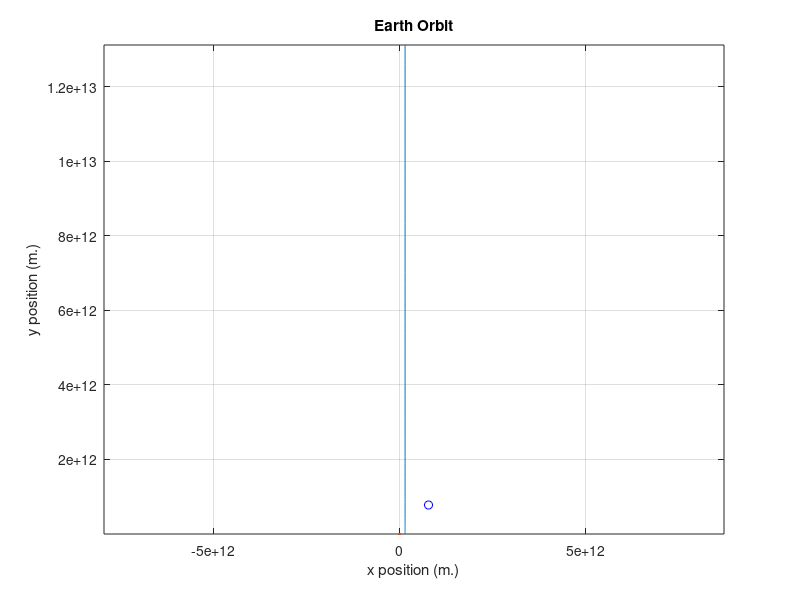

Here is the MATLAB script that generated this plot:
function orbittrial_1()
%This script combines the function we will put in the ODE45, and then the
%ODE45 after it to keep it all in one script.

function [yp] = Orbit_model( t,z )
%Function to model the Earth's orbit as well as Jupiter's and their
%gravitational pull between them


%% What we know: 
%Do not worry about Earth's gravity, assume circular
%orbits, assume once we have left the solar system we are heading to
%Proxima Centauri, assume that once Earth reaches its escape velocity it
%will interact directly with jupiter and so little time will pass that it
%will head on a path that is perpendicular to both orbits

%What is it doing?
%Leaving Earth's gravitational field and then using
%Jupiter's gravitational field for a gravity assist to increase the
%velocity to further propel it out of the solar system

%How is it doing it? 
%Through a model that will change in velocity
%initially and then interact with Earth's gravitational fields

%Next we need to figure out the forces on Earth and Jupiter that will allow
%us to determine the velocity it is travelling at
%Since we are using ODE45 deriving the acceleration from the force will
%allow us to solve for velocity, which will then allow us to solve for
%position

%% Givens:
%Distance of Earth to Sun: 1.5ell m.
%Distance of Earth to Jupiter: 6.2e11 m
%Mass of the sun (M1): 1.9891e30 kg
%Mass of the Earth: 5.97e24 kg
%Mass of Jupiter (M2): 1.8986e27 kg
%gravitational field constant: G= 6.67e-11 m^3/kg*s^2


%% Deriving the equations:
% F=ma           
% F=-G*M*m/r^2   gravitational force, x and y components need to be found
% r=(x+y)^1/2    this can be obtained by plotting Earth at a coordinate and
% the sun at the origin, we want to simplify the variables so they would
% only be in terms of x and y, and then find the x and y components of the
% force
% cos(theta)=x/r     sin(theta)=y/r   these are the x,y components
% Therefore, Fx=-G*M*m*x/(x+y)^3/2    Fy=-G*M*m*y/(x+y)^3/2
% Therefore, ma=-G*M*m*x/(x+y)^3/2 so ax=-G*M*x/(x+y)^3/2 and ay=-G*M*y/(x+y)^3/2
% Where m is the mass of either the sun when modelling Earths orbit, or
% Jupiter when modelling Jupiter's orbit because we are looking for the
% orbit of Earth
% With these steps done we can now look at using matlab


%% Constants
G=6.67e-11 %m^3/kg*s^2 gravitational field constant
M= 1.9891e30  %mass of the sun



%% Variables
%Variables for Earth Calculations:
x=z(1);   %earth's position in x
y=z(2);   %earth's position in y
vx=z(3);  %earth's velocity in x
vy=z(4);  %earth's velocity in y
%Variables for Jupiter Calculations:
x=z(5);   %jupiters position in x
y=z(6);   %jupiters position in y
vx=z(7);  %jupiters velocity in x
vy=z(8);  %jupiters velocity in y



%% functions
%these four model the gravitational pull of the Sun-Earth
%yp(1)=z(3); %these two functions model the velocity of the mass, (taken from the integration of yp3,4)
%p(2)=z(4);
%yp(3)=-G*M*x/(x^2+y^2)^(3/2); %these two model the acceleration in the x,y directions which gives us the velocity
%yp(4)=-G*M*y/(x^2+y^2)^(3/2);
%these four model the gravitational pull of Jupiter
%p(5)=z(7);
%yp(6)=z(8);
%yp(7)=-G*M*x/(x^2+y^2)^(3/2);
%yp(8)=-G*M*x/(x^2+y^2)^(3/2);
%yp=[yp(1);yp(2);yp(3);yp(4);yp(5);yp(6);yp(7);yp(8)]
yp=[z(3);z(4);-G*M*x/(x^2+y^2)^(3/2);-G*M*y/(x^2+y^2)^(3/2);z(7);z(8);-G*M*x/(x^2+y^2)^(3/2);-G*M*y/(x^2+y^2)^(3/2)]

%% Conclusion about this function
%It was not working to make a function of 8 variable therefore, this ended
%up not being used. We however, will use the ideas at the beginning of this
%function to continue with our next functions where we break it up:
%earth_model and jupiter_model.


end

%The following is the ODE45 that will model the above function
%[t,y]=ode45(@orbit_model,[tmin,tmax],[x(tmin),y(tmin),vx(tmin),vy(tmin)]);
[t,z]=ode45(@Orbit_model,[0,3.2e8],[1.5e11,0,0,41000,7.7e30,0,0,420]);

%The following is the plot for the graph
plot(z(:,1),z(:,2),0,0,z(:,3),z(:,4),7.785e11,7.785e11,'bo'),axis equal, grid on
hold on
%These are the graph's labels
title('Earth Orbit'),xlabel('x position (m.)'),ylabel('y position (m.)')
hold on
end
